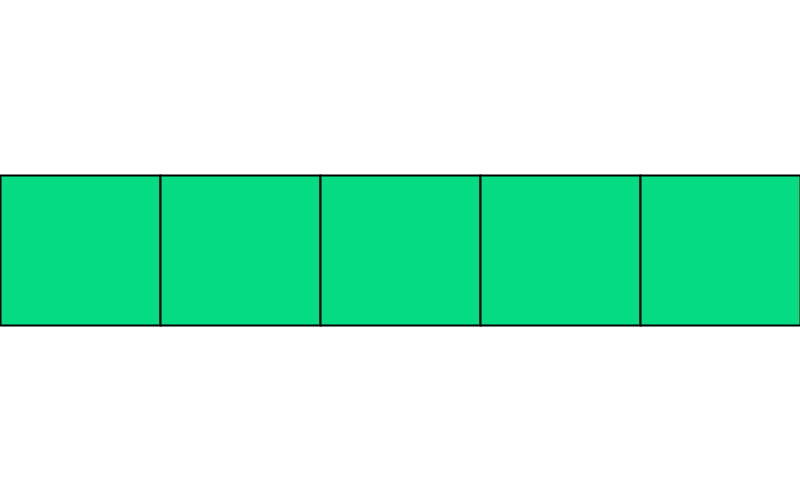
Frame 1 (no input)
Frame 60 (the mouse pressed at the canvas centre just before this capture): identical to frame 1, image omitted
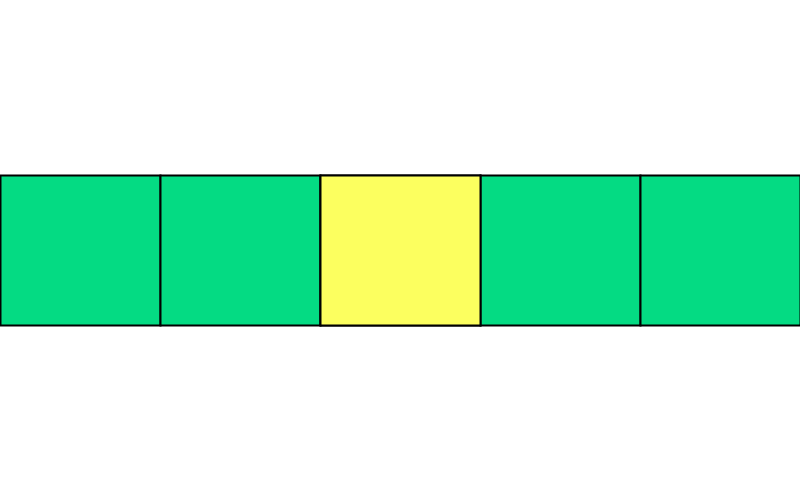
Frame 120 (the mouse held since frame 60 and released just before this capture)

The Processing sketch that drew these frames (run headless with seeded random() and noise(); from frame 60 on, the mouse is pressed at the canvas centre):

// Processing sketch: Question_1
// ── Question_1.pde

int numRect = 5;  //user choses the number of rectangles to draw


float rectWidth;
int rectHeight = 150;

float[] rectX = new float[numRect];
float[] rectY = new float[numRect];

color[] arrayAltColorForRect = new color[numRect]; // alternate color array

color originalRectColor = color(4, 219, 131); // original color of rectangles - green

color[] arrayRectColorChoices = // color choices for the rectangles 
{
  color(3, 16, 252),  // blue
  color(148, 86, 237),  // purple
  color(252, 255, 95),   // yellow
  color(255, 147, 255),  // pink
  color(255, 170, 0)      // orange
};


void setup()
{
  size(800,500);
  fill(originalRectColor);
  rectMode(CENTER);
  
  rectWidth = width/numRect;
  
  int rectCounter = 0;
  while (rectCounter < numRect)
  {
    rectX[rectCounter] = rectWidth*(rectCounter) + (rectWidth/2);
    rectY[rectCounter] = height/2;
    
    rectCounter++;
  }
  
  initializeAlternateColorArray();
  
}

void initializeAlternateColorArray() // define the alternate colors for every rect dynamically  
{

  //iterate through the Alterante color array and assign an alt color for every rect 
  int rectCounter = 0;
  while (rectCounter < numRect)
  {
    arrayAltColorForRect[rectCounter] = arrayRectColorChoices[rectCounter % arrayRectColorChoices.length]; 
    
    rectCounter++;
  }
  

}

void draw()
{
  background(255);
  
  drawAllRect();
  checkMousePosition();
  
}

void drawAllRect()
{
   
  int rectCounter = 0;
  while (rectCounter < numRect)
  {
    
    stroke(0);
    strokeWeight(2);
    rect(rectX[rectCounter], rectY[rectCounter], rectWidth, rectHeight);
    
    rectCounter++;
  
  }

}

void checkMousePosition()
{
  int rectCounter = 0;
  
  if ((mouseY > (rectY[rectCounter] - rectHeight/2)) && (mouseY < (rectY[rectCounter] + rectHeight/2))) // check if mouse is within the rect boundaries
  {
        
    while (rectCounter < numRect)
    {
      
      float rectLeftEdge = (rectX[rectCounter] - rectWidth/2);
      float rectRightEdge = (rectX[rectCounter] + rectWidth/2);
      
      if (mouseX > rectLeftEdge && mouseX < rectRightEdge)
      {
        fill(arrayAltColorForRect[rectCounter]);
        rect(rectX[rectCounter], rectY[rectCounter], rectWidth, rectHeight);
        fill(originalRectColor);
      }
      
      rectCounter++;
    
    }
  } else {    
    
    fill(originalRectColor); // if within the rect boundaries, then use original rect color green
  }  
  
}
